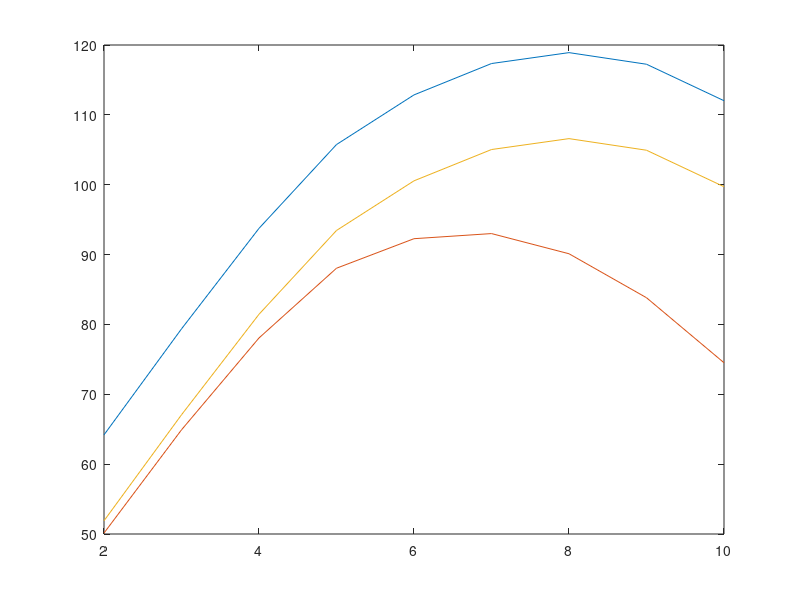

Source code (MATLAB): (Note: this script raises an error after producing the figure.)
function fullversion_plot()

%hold on!
load fullData/full_reward_optimal.mat;
load fullData/full_reward_Greedy.mat;
load fullData/full_reward_MMF.mat;

len=length(full_reward_Greedy);
iter=2:1:len+1;


Plot_reward_optimal=[];
Plot_reward_Greedy=[];
Plot_reward_MMF=[];

request_axis=5;
resource_axis=5;

for i =1:len
    reward_optimal=full_reward_optimal{i};
    reward_Greedy=full_reward_Greedy{i};
    reward_MMF=full_reward_MMF{i};
    Plot_reward_optimal(i)=reward_optimal(request_axis,resource_axis);
    Plot_reward_Greedy(i)=reward_Greedy(request_axis,resource_axis);
    Plot_reward_MMF(i)=reward_MMF(request_axis,resource_axis);
    
    
end
figure(1)
p7=plot(iter,Plot_reward_optimal,iter,Plot_reward_Greedy,iter,Plot_reward_MMF);

p7(1).LineWidth=1;
p7(1).LineStyle='-';
p7(1).Marker='o';
p7(2).LineWidth=1;
p7(2).LineStyle='-';
p7(2).Marker='s';
p7(3).LineWidth=1;
p7(3).LineStyle='-';
p7(3).Marker='x';
xlabel('\lambda')
ylabel('reward')
legend({'OAR','Greedy','MMF'},'location','northwest')
set(gca,'fontname','times') 
axis([2,10,0 200])
set(gca,'fontsize',16')
saveas(gcf,"./FullFigure/Full_lambda.fig");
saveas(gcf,"./FullFigure/Full_lambda.eps" );
saveas(gcf,"./FullFigure/Full_lambda.png");
fprintf("love");
end


